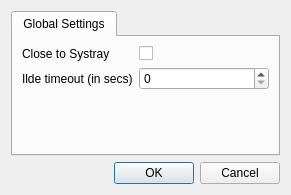
<?xml version="1.0" encoding="UTF-8"?>
<ui version="4.0">
 <class>DialogSettings</class>
 <widget class="QDialog" name="DialogSettings">
  <property name="geometry">
   <rect>
    <x>0</x>
    <y>0</y>
    <width>291</width>
    <height>195</height>
   </rect>
  </property>
  <property name="windowTitle">
   <string>Dialog</string>
  </property>
  <layout class="QVBoxLayout" name="verticalLayout">
   <item>
    <layout class="QHBoxLayout" name="horizontalLayout">
     <item>
      <widget class="QTabWidget" name="tab_2">
       <property name="currentIndex">
        <number>0</number>
       </property>
       <widget class="QWidget" name="tab">
        <attribute name="title">
         <string>Global Settings</string>
        </attribute>
        <layout class="QFormLayout" name="formLayout">
         <property name="fieldGrowthPolicy">
          <enum>QFormLayout::AllNonFixedFieldsGrow</enum>
         </property>
         <item row="0" column="0">
          <widget class="QLabel" name="label">
           <property name="text">
            <string>Close to Systray</string>
           </property>
          </widget>
         </item>
         <item row="0" column="1">
          <widget class="QCheckBox" name="cbCloseToSysTray">
           <property name="text">
            <string/>
           </property>
          </widget>
         </item>
         <item row="1" column="0">
          <widget class="QLabel" name="label_2">
           <property name="text">
            <string>Ilde timeout (in secs)</string>
           </property>
          </widget>
         </item>
         <item row="1" column="1">
          <widget class="QSpinBox" name="idleTimeOut">
           <property name="toolTip">
            <string>&lt;!DOCTYPE HTML PUBLIC &quot;-//W3C//DTD HTML 4.0//EN&quot; &quot;http://www.w3.org/TR/REC-html40/strict.dtd&quot;&gt;
&lt;html&gt;&lt;head&gt;&lt;meta name=&quot;qrichtext&quot; content=&quot;1&quot; /&gt;&lt;style type=&quot;text/css&quot;&gt;
p, li { white-space: pre-wrap; }
&lt;/style&gt;&lt;/head&gt;&lt;body style=&quot; font-family:'MS Shell Dlg 2'; font-size:8.25pt; font-weight:400; font-style:normal;&quot;&gt;
&lt;p style=&quot; margin-top:0px; margin-bottom:0px; margin-left:0px; margin-right:0px; -qt-block-indent:0; text-indent:0px;&quot;&gt;An Idle timeout equals to 0 means you will &lt;span style=&quot; font-weight:600;&quot;&gt;disable&lt;/span&gt; the idle timeout feature.&lt;/p&gt;&lt;/body&gt;&lt;/html&gt;</string>
           </property>
           <property name="maximum">
            <number>15000</number>
           </property>
          </widget>
         </item>
        </layout>
       </widget>
      </widget>
     </item>
    </layout>
   </item>
   <item>
    <widget class="QDialogButtonBox" name="buttonBox">
     <property name="orientation">
      <enum>Qt::Horizontal</enum>
     </property>
     <property name="standardButtons">
      <set>QDialogButtonBox::Cancel|QDialogButtonBox::Ok</set>
     </property>
    </widget>
   </item>
  </layout>
 </widget>
 <resources/>
 <connections>
  <connection>
   <sender>buttonBox</sender>
   <signal>accepted()</signal>
   <receiver>DialogSettings</receiver>
   <slot>accept()</slot>
   <hints>
    <hint type="sourcelabel">
     <x>248</x>
     <y>254</y>
    </hint>
    <hint type="destinationlabel">
     <x>157</x>
     <y>274</y>
    </hint>
   </hints>
  </connection>
  <connection>
   <sender>buttonBox</sender>
   <signal>rejected()</signal>
   <receiver>DialogSettings</receiver>
   <slot>reject()</slot>
   <hints>
    <hint type="sourcelabel">
     <x>316</x>
     <y>260</y>
    </hint>
    <hint type="destinationlabel">
     <x>286</x>
     <y>274</y>
    </hint>
   </hints>
  </connection>
 </connections>
</ui>
